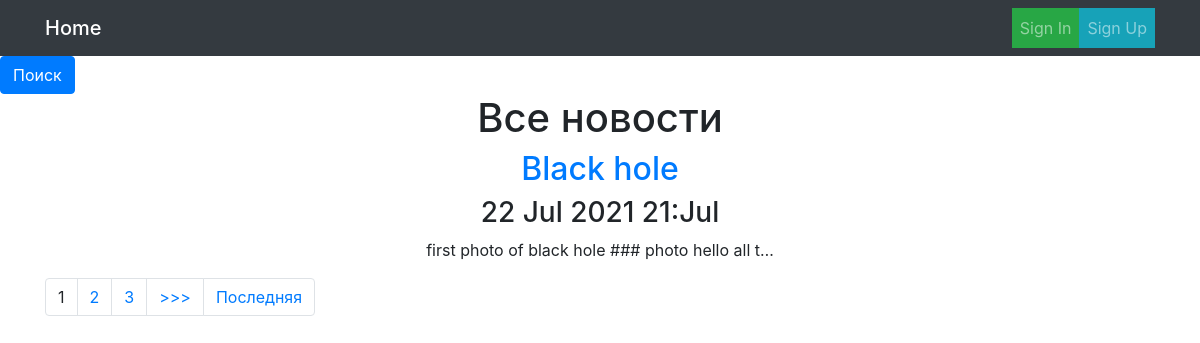
Page /news/ on the committed database.
### NewsPaper/models.py (models this page shows, shortened)
class Post(models.Model):
    author = models.ForeignKey(Author, on_delete=models.CASCADE, verbose_name='Автор')
    type = models.CharField(max_length=3, choices=PostTypes, default=article, verbose_name='Тип сообщения', null=True)
    updated = models.DateTimeField(auto_now_add=True, verbose_name='Дата обновления')
    title = models.CharField(max_length=250, verbose_name='Название', null=True)
    text = models.TextField(verbose_name='Текст', null=True)
    rating = models.IntegerField(default=0, verbose_name='Рейтинг')
    categories = models.ManyToManyField(Category, through='PostCategory', verbose_name='Категория')

### NewsPaper/views.py (the view)
# urls.py: path('', PostListView.as_view(), name='news_list'),
class PostListView(FilteredListView):
    filterset_class = PostFilter
    model = Post
    template_name = 'news.html'
    context_object_name = 'news'
    recordset = Post.objects.order_by('-id').all()
    paginate_by = 1
    form_class = PostForm
    def get_ordering(self):
        return self.request.GET.get('ordering')
    def get_context_data(self, **kwargs):
        context = super().get_context_data(**kwargs)
        author_exists = self.request.user.groups.filter(name = 'authors').exists()
        context['is_not_author'] = not author_exists
        context['is_author'] = author_exists
        return context

### NewsPaper/templatetags/censor.py (called while the page is built)
@register.filter(name='censor')
def censor(value):
    censor_words = ['fuck', 'shit', 'fool']
    re_str = '|'.join(censor_words)
    return re.sub(re_str, '###', value)

### NewsPaper/templatetags/my_tags.py (called while the page is built)
@register.simple_tag(takes_context=True)
def param_replace(context, **kwargs):
    d = context['request'].GET.copy()
    for k, v in kwargs.items():
        d[k] = v
    for k in [k for k, v in d.items() if not v]:
        del d[k]
    return d.urlencode()

### NewsPaper/views.py (called while the page is built)
    def get_queryset(self):
        queryset = super().get_queryset()
        self.filterset = self.filterset_class(self.request.GET, queryset=queryset)
        return self.filterset.qs.distinct()

    def get_context_data(self, **kwargs):
        context = super().get_context_data(**kwargs)
        context['filter'] = self.filterset_class(self.request.GET, queryset=self.get_queryset())
        context['form'] = self.form_class()
        return context

### templates/news.html (shortened to what this page needs)
{% extends 'base.html' %}
{% load censor %}
{% block header %}
<a href="{% url 'news_search' %}" class="btn btn-primary">Поиск</a>
{% endblock header %}
{% block content %}
<h1>Все новости</h1>
{% for new in object_list %}
    <h2><a href="{% url 'news_detail' new.id %}">{{ new.title }}</a></h2>
    <h3>{{ new.updated|date:'d M Y H:M' }}</h3>
    <p>{{ new.text|truncatechars:50|censor }}</p>
{% endfor %}
{% include 'paginator.html' %}
{% endblock content %}

### rows in the picture
Post: title "Black hole", updated "22 Jul 2021 21:Jul", text|censor "first photo of black hole ### photo hello all t…"

### other values in the picture
{{ num }} "1"
{{ num }} "2" "3"
